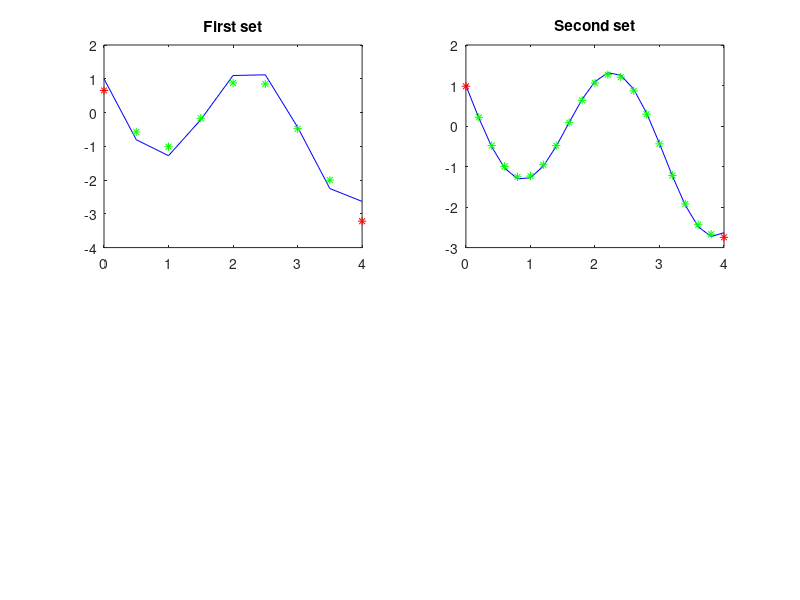

Here is the MATLAB script that generated this plot: (Note: this script raises an error after producing the figure.)
clc
clear all
close all

format long e

x_1 = [0 0.500000000000000 1 1.50000000000000 2 2.50000000000000 3 3.50000000000000 4];
y_1 = [1 1.01972784447234 0.425324148260754 0.00750249000360903 0.255653805962070 0.882134329567183 1.10129029471023 0.403119026653685 -0.902302529116542];

x_2 = [0 0.200000000000000 0.400000000000000 0.600000000000000 0.800000000000000 1 1.20000000000000 1.40000000000000 1.60000000000000 1.80000000000000 2 2.20000000000000 2.40000000000000 2.60000000000000 2.80000000000000 3 3.20000000000000 3.40000000000000 3.60000000000000 3.80000000000000 4];
y_2 = [1 1.11973032479795 1.08612505165582 0.927000227871709 0.688156568598234 0.425324148260754 0.194645370425981 0.0432273893198020 0.00127882724675199 0.0770892145440482 0.255653805962070 0.501163533841171 0.762962163990597 0.984018043121841 1.11055402866615 1.10129029471023 0.934810775330613 0.613856388322994 0.165830871237402 -0.360598048360463 -0.902302529116542];

% f = @(x) sin(x)+cos(2*x);
f_0 = @(x) cos(x)-2*sin(2*x);

%% First method
subplot(2,2,1)
sum_1 = 0;

f_C = @(i) (y_1(i+1)-y_1(i-1))/(2*0.5);
f_R = @(i) (-3*y_1(i)+4*y_1(i+1)-y_1(i+2))/(2*0.5); 
f_L = @(i) (y_1(i-2)-4*y_1(i-1)+3*y_1(i))/(2*0.5);

plot(x_1(1,:), f_0(x_1(1,:)), 'b-')
hold on
title('First set')

for i=2:length(x_1)-1
    plot(x_1(1,i), f_C(i), 'g*')
    sum_1 = sum_1 + ((f_0(x_1(1,i)) - f_C(i)).^2);
end

plot(x_1(1,1), f_R(1), 'r*')
sum_1 = sum_1 + ((f_0(x_1(1,1)) - f_R(1)).^2);

plot(x_1(1,end), f_L(length(x_1)), 'r*')
sum_1 = sum_1 + ((f_0(x_1(1,end)) - f_L(length(x_1))).^2);

subplot(2,2,2)
sum_2 = 0;

f_C = @(i) (y_2(i+1)-y_2(i-1))/(2*0.2);
f_R = @(i) (-3*y_2(i)+4*y_2(i+1)-y_2(i+2))/(2*0.2); 
f_L = @(i) (y_2(i-2)-4*y_2(i-1)+3*y_2(i))/(2*0.2);

plot(x_2(1,:), f_0(x_2(1,:)), 'b-')
hold on
title('Second set')

for i=2:length(x_2)-1
    plot(x_2(1,i), f_C(i), 'g*')
    sum_2 = sum_2 + ((f_0(x_2(1,i)) - f_C(i)).^2);
end

plot(x_2(1,1), f_R(1), 'r*')
sum_2 = sum_2 + ((f_0(x_2(1,1)) - f_R(1)).^2);

plot(x_2(1,end), f_L(length(x_2)), 'r*')
sum_2 = sum_2 + ((f_0(x_2(1,end)) - f_L(length(x_2))).^2);

MSE_1 = (1/length(x_1))*sum_1
MSE_2 = (1/length(x_2))*sum_2

sgtitle('First method');

%% Second method
%figure(2)
subplot(2,2,3)
sum_3 = 0;

f_C = @(i) (y_1(i+1)-y_1(i-1))/(2*0.5);
f_R = @(i) (-3*y_1(i)+4*y_1(i+1)-y_1(i+2))/(2*0.5); 
f_L = @(i) (y_1(i-2)-4*y_1(i-1)+3*y_1(i))/(2*0.5);

plot(x_1(1,:), f_0(x_1(1,:)), 'b-')
hold on
title('First set')

a = round(length(x_1)/2);
for i=1:a-1
    plot(x_1(1,i), f_R(i), 'g*')
    sum_3 = sum_3 + ((f_0(x_1(1,i)) - f_R(i)).^2);
end

for i=a:length(x_1)
    plot(x_1(1,i), f_L(i), 'r*')
    sum_3 = sum_3 + ((f_0(x_1(1,i)) - f_L(i)).^2);
end

subplot(2,2,4)
sum_4 = 0;

f_C = @(i) (y_2(i+1)-y_2(i-1))/(2*0.2);
f_R = @(i) (-3*y_2(i)+4*y_2(i+1)-y_2(i+2))/(2*0.2); 
f_L = @(i) (y_2(i-2)-4*y_2(i-1)+3*y_2(i))/(2*0.2);

plot(x_2(1,:), f_0(x_2(1,:)), 'b-')
hold on
title('Second set')

a = round(length(x_2)/2);
for i=1:a
    plot(x_2(1,i), f_R(i), 'g*')
    sum_4 = sum_4 + ((f_0(x_2(1,i)) - f_R(i)).^2);
end

for i=a+1:length(x_2)
    plot(x_2(1,i), f_L(i), 'r*')
    sum_4 = sum_4 + ((f_0(x_2(1,i)) - f_L(i)).^2);
end

MSE_3 = (1/length(x_1))*sum_3
MSE_4 = (1/length(x_1))*sum_4

sgtitle({'top -> First method' ,'bottom -> Second method'})